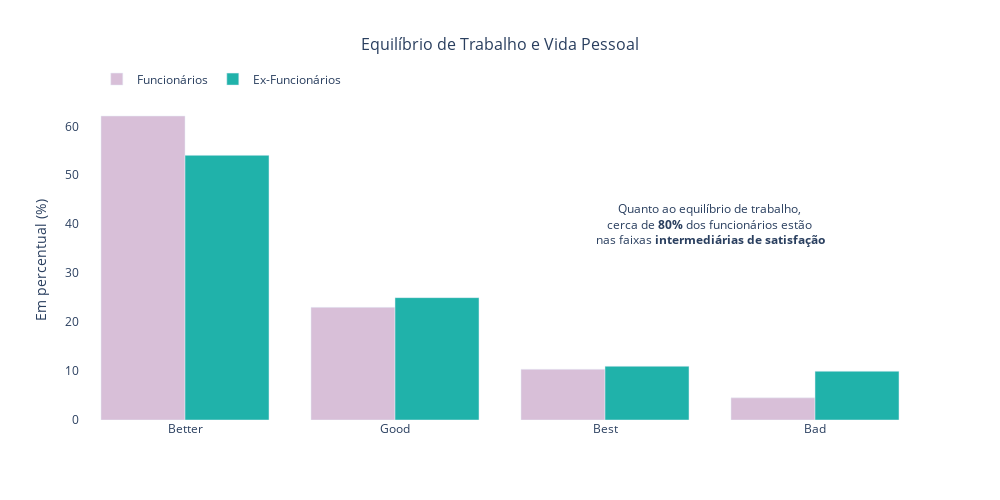

The notebook cell this image was saved under:
### Code cell
# Distribuição da Satisfação dos Funcionários com o Equilíbrio de Trabalho e Vida Pessoal

fig = go.Figure()

fig.add_trace(go.Bar(
    x=dados_funcionarios['WorkLifeBalance'].value_counts(normalize=True).index,
    y=dados_funcionarios['WorkLifeBalance'].value_counts(normalize=True)*100,
    marker_color='thistle',
    name='Funcionários'
))

fig.add_trace(go.Bar(
    x=dados_ex_funcionarios['WorkLifeBalance'].value_counts(normalize=True).index,
    y=dados_ex_funcionarios['WorkLifeBalance'].value_counts(normalize=True)*100,
    marker_color='lightseagreen',
    name='Ex-Funcionários'
))

fig.update_layout(
    title='Equilíbrio de Trabalho e Vida Pessoal',
    title_x=0.5,  
    title_font=dict(size=16),  
    barmode='group',
    width=1000, 
    height=500,  
    plot_bgcolor='rgba(0,0,0,0)',
    legend=dict(
        orientation="h",
        yanchor="bottom",
        y=1.02,
        xanchor="left",
        x=0.02  
    ))

fig.add_annotation(
    x=2.5, 
    y=40,
    text="Quanto ao equilíbrio de trabalho, <br>cerca de <b>80%</b> dos funcionários estão <br>nas faixas <b>intermediárias de satisfação",
    showarrow=False,
    font=dict(size=12),
    align='center'
)

fig.update_yaxes(title="Em percentual (%)") # atualizando eixo y

fig.show()

### Figure 1 — Plotly figure (JSON) as saved in the notebook; plotly's stock layout.template omitted (floating-point values rounded to 4 significant figures)
{"data": [{"marker": {"color": "thistle"}, "name": "Funcionários", "type": "bar", "x": ["Better", "Good", "Best", "Bad"], "y": [62.1, 23.02, 10.36, 4.521]}, {"marker": {"color": "lightseagreen"}, "name": "Ex-Funcionários", "type": "bar", "x": ["Better", "Good", "Best", "Bad"], "y": [54.07, 25, 10.98, 9.959]}], "layout": {"annotations": [{"align": "center", "font": {"size": 12}, "showarrow": false, "text": "Quanto ao equilíbrio de trabalho, <br>cerca de <b>80%</b> dos funcionários estão <br>nas faixas <b>intermediárias de satisfação", "x": 2.5, "y": 40}], "barmode": "group", "height": 500, "legend": {"orientation": "h", "x": 0.02, "xanchor": "left", "y": 1.02, "yanchor": "bottom"}, "plot_bgcolor": "rgba(0,0,0,0)", "title": {"font": {"size": 16}, "text": "Equilíbrio de Trabalho e Vida Pessoal", "x": 0.5}, "width": 1000, "yaxis": {"title": {"text": "Em percentual (%)"}}}}
